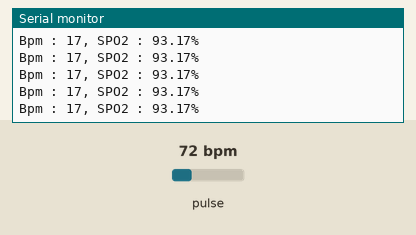
Simulated run of this sketch. Board: ESP32. On the bench: the last lines printed to the serial monitor. The test bench sets the inputs (shaded band); at power-on: pulse 72 bpm.

Above: at 4.2 s.
4.3 s: pulse set to 42 bpm
At 4.9 s:
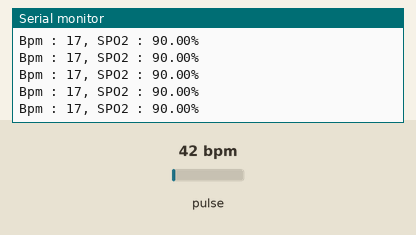
5.8 s: pulse set to 70 bpm
At 6.7 s:
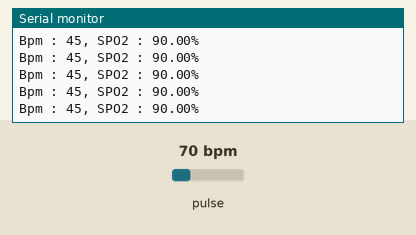
Timing chart, 0 to 8.8 s (numbered marks = the images above; inputs shaded):
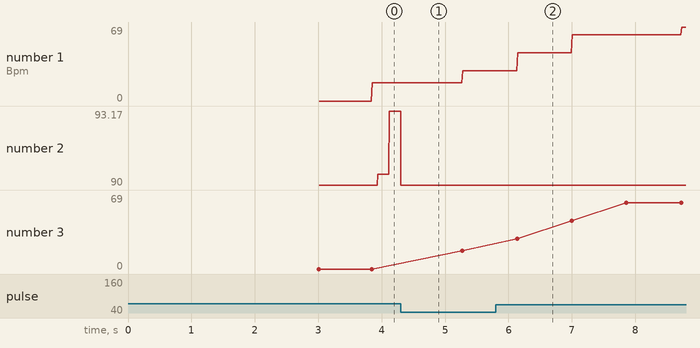

The sketch:

SPO2_BPM_ESP32.ino
```cpp
//https://youtu.be/ghTtpUTSc4o
//安裝程式庫及版本:1.Adafruit SSD1306(2.4.6版)、2.Adafruit GFX(1.10.12版)、3.MAX30105(不限)、4.ESP32Servo(不限版本)
//特別注意，檢查Adafruit BusIO的版本是否為1.7.5版本，否則編譯會出錯


#include "MAX30105.h"           //MAX3010x library
#include "heartRate.h"          //Heart rate calculating algorithm
#include "ESP32Servo.h"
MAX30105 particleSensor;

//計算心跳用變數
const byte RATE_SIZE = 4; //多少平均數量
byte rates[RATE_SIZE]; //心跳陣列
byte rateSpot = 0;
long lastBeat = 0; //Time at which the last beat occurred
float beatsPerMinute;
int beatAvg;

//計算血氧用變數
double avered = 0;
double aveir = 0;
double sumirrms = 0;
double sumredrms = 0;

double SpO2 = 0;
double ESpO2 = 90.0;//初始值
double FSpO2 = 0.7; //filter factor for estimated SpO2
double frate = 0.95; //low pass filter for IR/red LED value to eliminate AC component
int i = 0;
int Num = 30;//取樣30次才計算1次
#define FINGER_ON 7000    //紅外線最小量（判斷手指有沒有上）
#define MINIMUM_SPO2 90.0 //血氧最小量

//OLED設定
#define SCREEN_WIDTH 128 //OLED寬度
#define SCREEN_HEIGHT 64 //OLED高度
#define OLED_RESET    -1 //Reset pin


//心跳小圖
static const unsigned char PROGMEM logo2_bmp[] =
{ 0x03, 0xC0, 0xF0, 0x06, 0x71, 0x8C, 0x0C, 0x1B, 0x06, 0x18, 0x0E, 0x02, 0x10, 0x0C, 0x03, 0x10,
  0x04, 0x01, 0x10, 0x04, 0x01, 0x10, 0x40, 0x01, 0x10, 0x40, 0x01, 0x10, 0xC0, 0x03, 0x08, 0x88,
  0x02, 0x08, 0xB8, 0x04, 0xFF, 0x37, 0x08, 0x01, 0x30, 0x18, 0x01, 0x90, 0x30, 0x00, 0xC0, 0x60,
  0x00, 0x60, 0xC0, 0x00, 0x31, 0x80, 0x00, 0x1B, 0x00, 0x00, 0x0E, 0x00, 0x00, 0x04, 0x00,
};
//心跳大圖
static const unsigned char PROGMEM logo3_bmp[] =
{ 0x01, 0xF0, 0x0F, 0x80, 0x06, 0x1C, 0x38, 0x60, 0x18, 0x06, 0x60, 0x18, 0x10, 0x01, 0x80, 0x08,
  0x20, 0x01, 0x80, 0x04, 0x40, 0x00, 0x00, 0x02, 0x40, 0x00, 0x00, 0x02, 0xC0, 0x00, 0x08, 0x03,
  0x80, 0x00, 0x08, 0x01, 0x80, 0x00, 0x18, 0x01, 0x80, 0x00, 0x1C, 0x01, 0x80, 0x00, 0x14, 0x00,
  0x80, 0x00, 0x14, 0x00, 0x80, 0x00, 0x14, 0x00, 0x40, 0x10, 0x12, 0x00, 0x40, 0x10, 0x12, 0x00,
  0x7E, 0x1F, 0x23, 0xFE, 0x03, 0x31, 0xA0, 0x04, 0x01, 0xA0, 0xA0, 0x0C, 0x00, 0xA0, 0xA0, 0x08,
  0x00, 0x60, 0xE0, 0x10, 0x00, 0x20, 0x60, 0x20, 0x06, 0x00, 0x40, 0x60, 0x03, 0x00, 0x40, 0xC0,
  0x01, 0x80, 0x01, 0x80, 0x00, 0xC0, 0x03, 0x00, 0x00, 0x60, 0x06, 0x00, 0x00, 0x30, 0x0C, 0x00,
  0x00, 0x08, 0x10, 0x00, 0x00, 0x06, 0x60, 0x00, 0x00, 0x03, 0xC0, 0x00, 0x00, 0x01, 0x80, 0x00
};
//氧氣圖示
static const unsigned char PROGMEM O2_bmp[] = {
  0x00, 0x00, 0x00, 0x00, 0x00, 0x00, 0x00, 0xf0, 0x00, 0x3f, 0xc3, 0xf8, 0x00, 0xff, 0xf3, 0xfc,
  0x03, 0xff, 0xff, 0xfe, 0x07, 0xff, 0xff, 0xfe, 0x0f, 0xff, 0xff, 0xfe, 0x0f, 0xff, 0xff, 0x7e,
  0x1f, 0x80, 0xff, 0xfc, 0x1f, 0x00, 0x7f, 0xb8, 0x3e, 0x3e, 0x3f, 0xb0, 0x3e, 0x3f, 0x3f, 0xc0,
  0x3e, 0x3f, 0x1f, 0xc0, 0x3e, 0x3f, 0x1f, 0xc0, 0x3e, 0x3f, 0x1f, 0xc0, 0x3e, 0x3e, 0x2f, 0xc0,
  0x3e, 0x3f, 0x0f, 0x80, 0x1f, 0x1c, 0x2f, 0x80, 0x1f, 0x80, 0xcf, 0x80, 0x1f, 0xe3, 0x9f, 0x00,
  0x0f, 0xff, 0x3f, 0x00, 0x07, 0xfe, 0xfe, 0x00, 0x0b, 0xfe, 0x0c, 0x00, 0x1d, 0xff, 0xf8, 0x00,
  0x1e, 0xff, 0xe0, 0x00, 0x1f, 0xff, 0x00, 0x00, 0x1f, 0xf0, 0x00, 0x00, 0x1f, 0xe0, 0x00, 0x00,
  0x0f, 0xe0, 0x00, 0x00, 0x07, 0x80, 0x00, 0x00, 0x00, 0x00, 0x00, 0x00, 0x00, 0x00, 0x00, 0x00
};


void setup() {
  Serial.begin(115200);
  Serial.println("System Start");
  delay(3000);
  //檢查
  if (!particleSensor.begin(Wire, I2C_SPEED_FAST)) //Use default I2C port, 400kHz speed
  {
    Serial.println("MAX30102 não encontrado");
    while (1);
  }
  //以下選項可自行調整
  byte ledBrightness = 0x7F; //亮度建議=127, Options: 0=Off to 255=50mA
  byte sampleAverage = 4; //Options: 1, 2, 4, 8, 16, 32
  byte ledMode = 2; //Options: 1 = Red only(心跳), 2 = Red + IR(血氧)
  int sampleRate = 800; //Options: 50, 100, 200, 400, 800, 1000, 1600, 3200
  int pulseWidth = 215; //Options: 69, 118, 215, 411
  int adcRange = 16384; //Options: 2048, 4096, 8192, 16384
  // Set up the wanted parameters
  particleSensor.setup(ledBrightness, sampleAverage, ledMode, sampleRate, pulseWidth, adcRange); //Configure sensor with these settings
  particleSensor.enableDIETEMPRDY();

  particleSensor.setPulseAmplitudeRed(0x0A); //Turn Red LED to low to indicate sensor is running
  particleSensor.setPulseAmplitudeGreen(0); //Turn off Green LED
}

void loop() {
  long irValue = particleSensor.getIR();    //Reading the IR value it will permit us to know if there's a finger on the sensor or not
  //是否有放手指
  if (irValue > FINGER_ON ) {

    //檢查是否有心跳，測量心跳
    if (checkForBeat(irValue) == true) {
      Serial.print(beatAvg);
      Serial.println(" BPM");//顯示心跳數值
      //顯示血氧數值
      if (beatAvg > 30){
        Serial.print(ESpO2);
        Serial.println("%");
      }
      else Serial.println("--------%");

      delay(10);
      Serial.print("Bpm = ");
      Serial.println(beatAvg);//將心跳顯示到序列
      long delta = millis() - lastBeat;//計算心跳差
      lastBeat = millis();
      beatsPerMinute = 60 / (delta / 1000.0);//計算平均心跳
      if (beatsPerMinute < 255 && beatsPerMinute > 20) {
        //心跳必須再20-255之間
        rates[rateSpot++] = (byte)beatsPerMinute; //儲存心跳數值陣列
        rateSpot %= RATE_SIZE;
        beatAvg = 0;//計算平均值
        for (byte x = 0 ; x < RATE_SIZE ; x++) beatAvg += rates[x];
        beatAvg /= RATE_SIZE;


      }
    }

    //Medir o oxigênio no sangue
    uint32_t ir, red ;
    double fred, fir;
    particleSensor.check(); //Check the sensor, read up to 3 samples
    if (particleSensor.available()) {
      i++;
      ir = particleSensor.getFIFOIR(); //Ler infravermelho
      red = particleSensor.getFIFORed(); //Leia a luz vermelha
      //Serial.println("red=" + String(red) + ",IR=" + String(ir) + ",i=" + String(i));
      fir = (double)ir;//轉double
      fred = (double)red;//轉double
      aveir = aveir * frate + (double)ir * (1.0 - frate); //average IR level by low pass filter
      avered = avered * frate + (double)red * (1.0 - frate);//average red level by low pass filter
      sumirrms += (fir - aveir) * (fir - aveir);//square sum of alternate component of IR level
      sumredrms += (fred - avered) * (fred - avered); //square sum of alternate component of red level

      if ((i % Num) == 0) {
        double R = (sqrt(sumirrms) / aveir) / (sqrt(sumredrms) / avered);
        SpO2 = -23.3 * (R - 0.4) + 100;
        ESpO2 = FSpO2 * ESpO2 + (1.0 - FSpO2) * SpO2;//low pass filter
        if (ESpO2 <= MINIMUM_SPO2) ESpO2 = MINIMUM_SPO2; //indicator for finger detached
        if (ESpO2 > 100) ESpO2 = 99.9;
        //Serial.print(",SPO2="); Serial.println(ESpO2);
        sumredrms = 0.0; sumirrms = 0.0; SpO2 = 0;
        i = 0;
      }
      particleSensor.nextSample(); //We're finished with this sample so move to next sample
    }

    //exibir dados em serail
    Serial.print("Bpm : " + String(beatAvg));
    //Exibir o valor do oxigênio no sangue para evitar medições incorretas. É necessário exibir o oxigênio no sangue quando o batimento cardíaco excede 30
    if (beatAvg > 30)  Serial.println(", SPO2 : " + String(ESpO2)+ "%");
    else Serial.println(", SPO2 : " + String(ESpO2) + "%");

  	/*
    //Exibir dados no display OLED
    Serial.print(beatAvg);
    Serial.println(" BPM");//Exibir valor de pulsação
    //Exibir o valor do oxigênio no sangue para evitar medições incorretas. É necessário exibir o oxigênio no sangue quando o batimento cardíaco excede 30
    if (beatAvg > 30) Serial.println(String(ESpO2) + "%");
    else Serial.println("---- %" );
    */
  }
  //Nenhum dedo detectado, limpe todos os dados e conteúdo da tela "Finger Please"
  else {
    //Limpar dados de batimentos cardíacos
    for (byte rx = 0 ; rx < RATE_SIZE ; rx++) rates[rx] = 0;
    beatAvg = 0; rateSpot = 0; lastBeat = 0;
    //Limpar dados de oxigênio no sangue
    avered = 0; aveir = 0; sumirrms = 0; sumredrms = 0;
    SpO2 = 0; ESpO2 = 90.0;
    //Exibição FFinger Please
    Serial.println("Dedo não encontrado ");
  }
}
```

heartRate.h
```cpp
/*
 Optical Heart Rate Detection (PBA Algorithm)
 By: Nathan Seidle
 SparkFun Electronics
 Date: October 2nd, 2016

 Given a series of IR samples from the MAX30105 we discern when a heart beat is occurring

 Let's have a brief chat about what this code does. We're going to try to detect
 heart-rate optically. This is tricky and prone to give false readings. We really don't
 want to get anyone hurt so use this code only as an example of how to process optical
 data. Build fun stuff with our MAX30105 breakout board but don't use it for actual
 medical diagnosis.

 Excellent background on optical heart rate detection:
 http://www.ti.com/lit/an/slaa655/slaa655.pdf

 Good reading:
 http://www.techforfuture.nl/fjc_documents/mitrabaratchi-measuringheartratewithopticalsensor.pdf
 https://fruct.org/publications/fruct13/files/Lau.pdf

 This is an implementation of Maxim's PBA (Penpheral Beat Amplitude) algorithm. It's been
 converted to work within the Arduino framework.
*/

/* Copyright (C) 2016 Maxim Integrated Products, Inc., All Rights Reserved.
*
* Permission is hereby granted, free of charge, to any person obtaining a
* copy of this software and associated documentation files (the "Software"),
* to deal in the Software without restriction, including without limitation
* the rights to use, copy, modify, merge, publish, distribute, sublicense,
* and/or sell copies of the Software, and to permit persons to whom the
* Software is furnished to do so, subject to the following conditions:
*
* The above copyright notice and this permission notice shall be included
* in all copies or substantial portions of the Software.
*
* THE SOFTWARE IS PROVIDED "AS IS", WITHOUT WARRANTY OF ANY KIND, EXPRESS
* OR IMPLIED, INCLUDING BUT NOT LIMITED TO THE WARRANTIES OF
* MERCHANTABILITY, FITNESS FOR A PARTICULAR PURPOSE AND NONINFRINGEMENT.
* IN NO EVENT SHALL MAXIM INTEGRATED BE LIABLE FOR ANY CLAIM, DAMAGES
* OR OTHER LIABILITY, WHETHER IN AN ACTION OF CONTRACT, TORT OR OTHERWISE,
* ARISING FROM, OUT OF OR IN CONNECTION WITH THE SOFTWARE OR THE USE OR
* OTHER DEALINGS IN THE SOFTWARE.
*
* Except as contained in this notice, the name of Maxim Integrated
* Products, Inc. shall not be used except as stated in the Maxim Integrated
* Products, Inc. Branding Policy.
*
* The mere transfer of this software does not imply any licenses
* of trade secrets, proprietary technology, copyrights, patents,
* trademarks, maskwork rights, or any other form of intellectual
* property whatsoever. Maxim Integrated Products, Inc. retains all
* ownership rights.
*
*/

#if (ARDUINO >= 100)
 #include "Arduino.h"
#else
 #include "WProgram.h"
#endif

bool checkForBeat(int32_t sample);
int16_t averageDCEstimator(int32_t *p, uint16_t x);
int16_t lowPassFIRFilter(int16_t din);
int32_t mul16(int16_t x, int16_t y);
```

Measured:
- after the input at 5.8 s, the serial monitor: prints a new line after 0.35 s (image 2)
- plotted number 1: 17 → 28 after the input at 4.3 s, 28 → 69 after the input at 5.8 s
- plotted number 3: 17 → 69 after the input at 5.8 s
